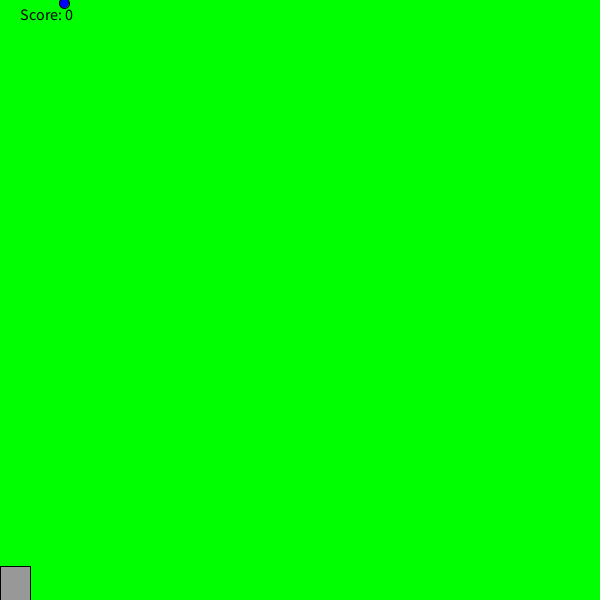
Frame 1 (no input)
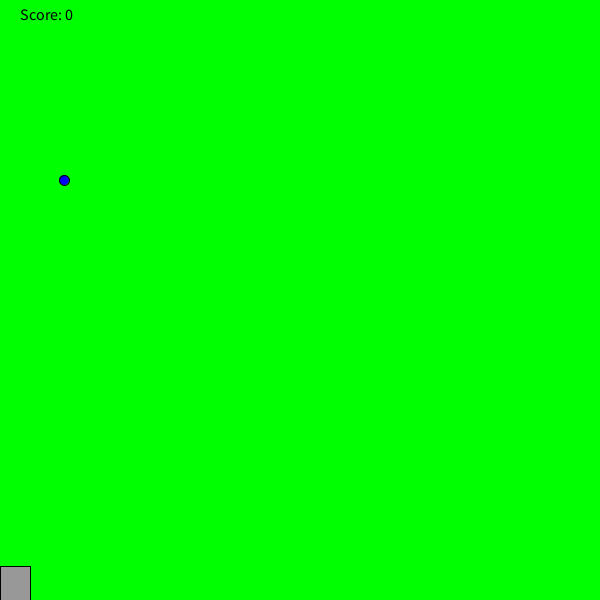
Frame 60 (the mouse pressed at the canvas centre just before this capture)
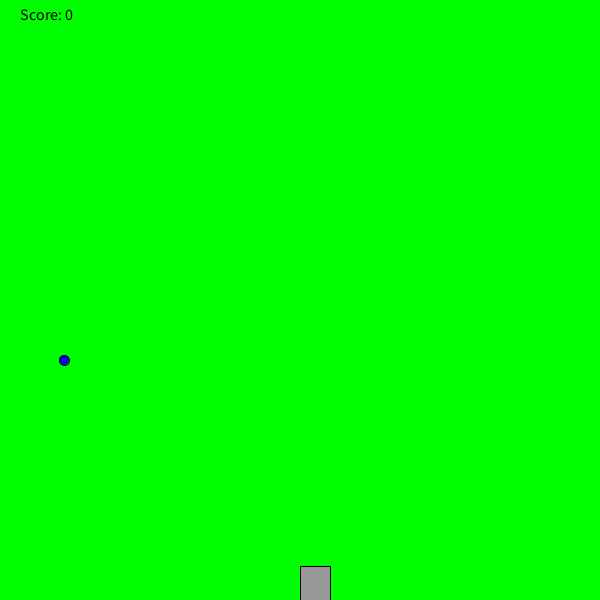
Frame 120 (the mouse held since frame 60 and released just before this capture)

The Processing sketch that drew these frames (run headless with seeded random() and noise(); from frame 60 on, the mouse is pressed at the canvas centre):

// Processing sketch: rainGame
// ── rainGame.pde
void setup(){
  size(600, 600);
}

int y = 0;
int x = (int) random(width);
int score;
boolean inOrNot = false;

void draw(){
  y = y + 3;
  if (y == 600){
    y = 0;
    x = (int) random(width);
    inOrNot = false;
  }
  background(0, 255, 0);
  fill(0, 0, 255);
  stroke(0, 0, 0);
  ellipse(x, y, 10, 10);
  fill(#989898);
  rect(mouseX, (600 - 34), 30, 34);
  checkCatch();
  fill(0, 0, 0);
    textSize(16);
    text("Score: " + score, 20, 20);
}

void checkCatch(){
  if (inOrNot == false){
    if (y > 566){
         if (x > mouseX && x < mouseX+30){
            score++;
            println("Your score is now: " + score);
            inOrNot = true;
         }
         else if (score > 0) {
            score--;
            println("Your score is now: " + score);
            inOrNot = true;
         }
  }
  }
    }
